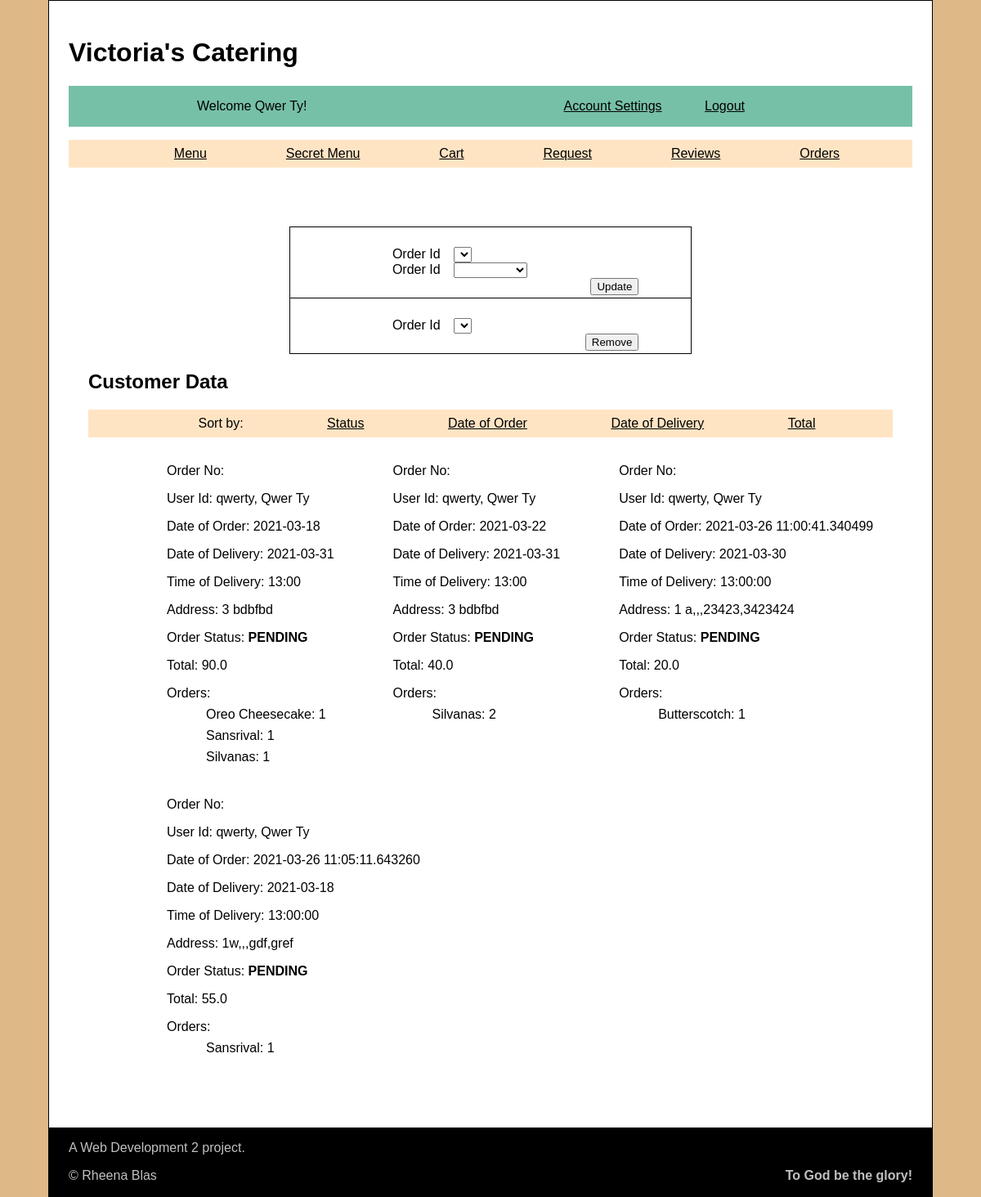
/osort/cstatus (signed in), run on the app's committed database.
### tables this page shows
CREATE TABLE users
(
    user_id TEXT PRIMARY KEY,
    password TEXT NOT NULL,
    name TEXT NOT NULL
);

CREATE TABLE order_info
(
    id INTEGER PRIMARY KEY AUTOINCREMENT,
    user_id VARCHAR NOT NULL,
    date_of_order DATETIME,
    date_del DATE NOT NULL,
    time_del TIME NOT NULL,
    address TEXT NOT NULL,
    info TEXT,
    status TEXT, 
    total REAL NOT NULL
);

### app.py (the view, shortened to what this page needs)
@app.route("/osort/<sort>")
def osort(sort):
    db = get_db()
    form = UpdateForm()
    forms = RemoveForm()
    user = session['user_id']
    if sort == 'astatus':
        if session['info'] == 0:
            orders = db.execute('''SELECT *  FROM order_info as oi JOIN users as u
                            ON oi.user_id = u.user_id ORDER BY status DESC;''').fetchall()
            session['info'] += 1
        else:
            orders = db.execute('''SELECT *  FROM order_info as oi JOIN users as u
                            ON oi.user_id = u.user_id ORDER BY status;''').fetchall()
            session['info'] = 0
    elif sort == 'cstatus':
        if session['info'] == 0:
            orders = db.execute('''SELECT *  FROM order_info as oi JOIN users as u
                            ON oi.user_id = u.user_id WHERE oi.user_id = ?
                            ORDER BY status;''', (user,)).fetchall()
            session['info'] += 1
        else:
            orders = db.execute('''SELECT *  FROM order_info as oi JOIN users as u
                            ON oi.user_id = u.user_id WHERE user_id = ?
                            ORDER BY status DESC;''', (user,)).fetchall()
            session['info'] = 0
    order = db.execute('''SELECT * FROM orders as o JOIN menu as m
                        ON o.food_id = m.food_id; ''').fetchall()
    lis = []
    for ordr in orders:
        li = {'user_id': ordr['user_id'], 'name' :ordr['name'], 'date_of_order':ordr['date_of_order'],
            'date_del': ordr['date_del'], 'time_del': ordr['time_del'],
                'address': ordr['address'], 'info': ordr['info'],
                'status': ordr['status'], 'total': ordr['total']}
        orer = []
        for ordd in order:
            if ordr['id'] == ordd['oi_id']:
                orer.append(f"{ordd['name']}: {ordd['qty']}")
        li['order'] = orer
        lis.append(li)
    return render_template('orders.html', lis=lis, form=form, forms=forms)

### forms.py
class UpdateForm(FlaskForm):
    Id = SelectField('Order Id', validators=[InputRequired()])
    status = SelectField('Order Id', choices = [('', ''), ('RECEIVED','Received'),
                        ('ON THE WAY', 'On the way'), ('PROCESSING', 'Processing'), ('DONE', 'Done')])
    submit = SubmitField('Update')

class RemoveForm(FlaskForm):
    Id = SelectField("Order Id", validators=[InputRequired()])
    submit = SubmitField('Remove')

### app.py (called while the page is built)
@app.teardown_appcontext
def close_db_at_end_of_requests(e=None):
    close_db(e)

@app.before_request
def load_logged_in_user():
    g.user = session.get("user_id", None)
    g.name = session.get('name', None)

### database.py (called while the page is built)
def get_db():
    if "db" not in g:
        g.db = sqlite3.connect(DATABASE,
            detect_types=sqlite3.PARSE_DECLTYPES
        )
        g.db.row_factory = sqlite3.Row
    return g.db

### templates/orders.html (shortened to what this page needs)
{% extends "base.html" %}
{% block aside %}
<main class="col">
    <aside>
        <form action="" method="POST" novalidate>
            {{ form.Id.label }}
            {{ form.Id() }}
            <br />
            {{ form.status.label }}
            {{ form.status() }}
            <br />
            {{ form.submit() }}
        </form>
        <form action="" method="POST" novalidate>
            {{ forms.Id.label }}
            {{ forms.Id() }}
            <br />
            {{ forms.submit() }}
        </form>
        {% endblock %}
    {% block main_content %}
    <section>
        <h2>Customer Data</h2>
        <nav>
            <ul>
                <li>Sort by:</li>
                <li><a href="{{ url_for('osort', sort='astatus') }}">Status</a></li>
                <li><a href="{{ url_for('osort', sort='adate_order') }}">Date of Order</a></li>
                <li><a href="{{ url_for('osort', sort='adate_del') }}">Date of Delivery</a></li>
                <li><a href="{{ url_for('osort', sort='atotal') }}">Total</a></li>
            </ul>
        </nav>
        <ul>{% for info in lis %}
            <li>
                <ul>
                    <li>Order No: {{ info['id'] }}</li>
                    <li>User Id: {{ info['user_id'] }}, {{ info['name']}} </li>
                    <li>Date of Order: {{ info['date_of_order'] }}</li>
                    <li>Date of Delivery: {{ info['date_del'] }}</li>
                    <li>Time of Delivery: {{ info['time_del'] }}</li>
                    <li>Address: {{ info['address'] }}</li>
                    <li>Order Status: <b>{{ info['status'] }}</b></li>
                    <li>Total: {{ info['total'] }}</li>
                    <li>Orders:
                        <ol>
                            {% for order in info['order'] %}
                            <li>{{ order }}</li>
                            {% endfor %}
                        </ol>
                    </li>
                </ul>
            </li>{% endfor %}
        </ul>
    </section>
</main>
{% endblock %}

### templates/base.html (shortened to what this page needs)
<!DOCTYPE html>
<html lang="en">
<head>
    <link rel='stylesheet' href="{{ url_for('static', filename='styles.css') }}"/>
</head>
<body>
    <header>
        <h1>Victoria's Catering</h1>
        <nav>
            {% if g.user %}
            <section>
                <p>Welcome {{ g.name }}! </p>
                <p><a href="{{ url_for('account_settings') }}">Account Settings</a>
                    <a href="{{ url_for('logout') }}">Logout</a></p>
            </section>
                {% if g.user == 'rb' or g.user == 'admin' %}
                <nav>
                    <ul>
                        <li><a href="{{ url_for('amenu') }}">All Menu</a>
                                <ul>
                                    <li><a href="{{ url_for('menu') }}">Main Menu</a>
                                    <li><a href="{{ url_for('xret_menu')}}">Secret Menu</a></li>
                                    <li><a href="{{ url_for('add_menu') }}">Add to Menu</a></li>
                                    <li><a href="{{ url_for('edit_menu') }}">Edit Menu</a></li>
                                </ul>
                        </li>
                        <li><a href="{{ url_for('orders') }}">Orders</a></li>
                        <li><a href="{{ url_for('review') }}">Reviews</a></li>
                        <li><a href="{{ url_for('request_food') }}">Request</a></li>
                    </ul>
                </nav>
                {% else %}
                <nav>
                    <ul>
                        <li><a href="{{ url_for('menu') }}">Menu</a></li>
                        {% if session['order'] >= 3 %}
                            <li><a href="{{ url_for('xret_menu')}}">Secret Menu</a></li>
                        {% endif %}
                        <li><a href="{{ url_for('cart') }}">Cart</a></li>
                        <li><a href="{{ url_for('request_food') }}">Request</a></li>
                        <li><a href="{{ url_for('review') }}">Reviews</a></li>
                        <li><a href="{{ url_for('ordered') }}">Orders</a>
                    </ul>
                </nav>
                {% endif %}
            {% endif %}
        </nav>
    </header>
        {% block aside %}
        {% endblock %}
        {% block main_content %}
        {% endblock %}
    <footer>
        <p>
            A Web Development 2 project.
        </p>
        <p>
            &#169 Rheena Blas <strong class="col">To God be the glory!</strong>
        </p>
    </footer>
</body>
</html>

### static/styles.css (style rules this page uses)
html { background-color: burlywood; }
body { font-family: Verdana, Geneva, Tahoma, sans-serif; font-size: 16px; margin: auto; border: 1px black solid; background-color: white; width: 90%; display: flex; flex-direction: column; flex-wrap: wrap; }
header { padding: 1.5rem; }
nav section { display: flex; background-color: rgb(119, 192, 168); flex-wrap: wrap; justify-content: space-around; }
section > nav > ul, nav nav ul { background-color: bisque; display: flex; flex-wrap: wrap; justify-content: space-evenly ; }
li ul { display: flex; flex-direction: column; }
ul li { list-style-type: none; margin: 0.5em; }
form { width: 45%; border: 1px black solid; padding: 2em; margin: 0 auto; padding-bottom: 2em; }
form ~ form { border-top: 0; }
aside form { padding: 1.5em; }
label { float: left; width: 10em; text-align: right; clear: left; margin-right: 1em; }
input[type='submit'] { float: right; margin: 0 3em 2em 0; }
a:link, a:visited { color: black; }
main { height: 75%; padding: 1em 2em 2em 2em; }
main aside { padding: 1em; }
.col section > ul, aside .col, .col section > ul { background-color: white; display: flex; flex-wrap: wrap; }
footer { background-color: black; color:silver; bottom: 0; width: 100%; }
footer p { padding-left: 1.5em; }
a + a { margin: 3em; }
strong { float: right; padding-right: 1.5em; }

### data on the page
users: name "Qwer Ty"
order_info: user_id "qwerty", name "Qwer Ty", date_of_order "2021-03-18", date_del "2021-03-31", time_del "13:00", address "3 bdbfbd", status "PENDING", total "90.0", order "Oreo Cheesecake: 1" "Sansrival: 1" "Silvanas: 1"
order_info: user_id "qwerty", name "Qwer Ty", date_of_order "2021-03-22", date_del "2021-03-31", time_del "13:00", address "3 bdbfbd", status "PENDING", total "40.0", order "Silvanas: 2"
order_info: user_id "qwerty", name "Qwer Ty", date_of_order "2021-03-26 11:00:41.340499", date_del "2021-03-30", time_del "13:00:00", address "1 a,,,23423,3423424", status "PENDING", total "20.0", order "Butterscotch: 1"
order_info: user_id "qwerty", name "Qwer Ty", date_of_order "2021-03-26 11:05:11.643260", date_del "2021-03-18", time_del "13:00:00", address "1w,,,gdf,gref", status "PENDING", total "55.0", order "Sansrival: 1"
